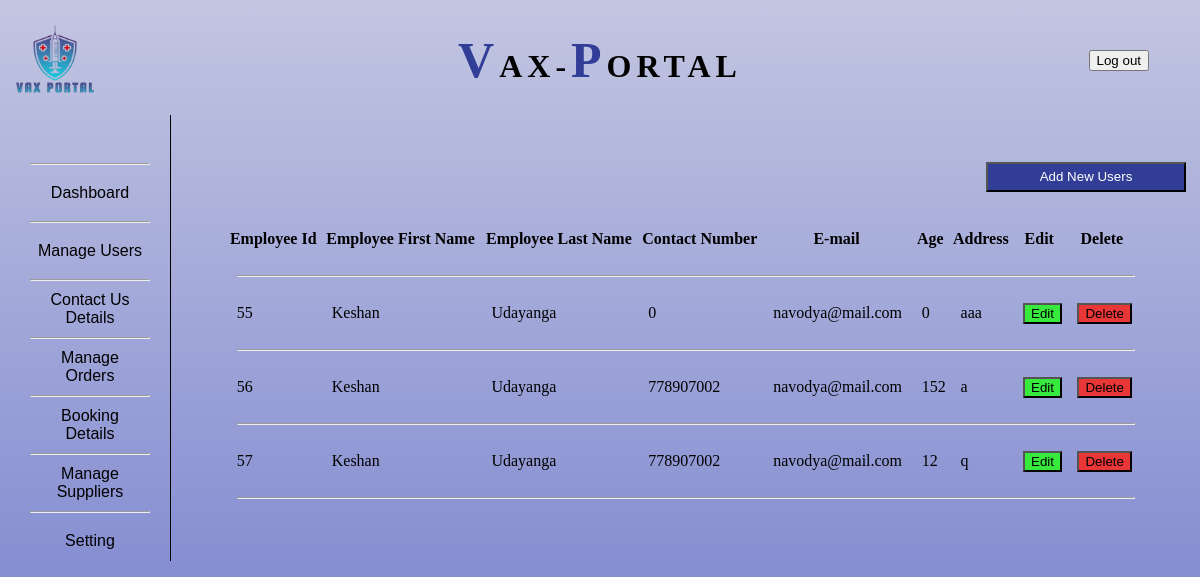
The app's page /Admin/manageUsers/manageUsers_staff.php with its own data.
### tables this page shows
CREATE TABLE `employee` (
  `employee_id` int(10) UNSIGNED NOT NULL,
  `employee_Fname` varchar(20) NOT NULL,
  `employee_Lname` varchar(20) NOT NULL,
  `contact_number` int(10) NOT NULL,
  `e_mail` varchar(25) NOT NULL,
  `age` int(10) NOT NULL,
  `addres` varchar(60) NOT NULL
);

### Admin/manageUsers/manageUsers_staff.php (the view, shortened to what this page needs)
<?php
require_once "../../DB_Connection.php";
?>
<!DOCTYPE html>
<html>
<head>
</head>
<body style="overflow-X:hidden;min-height:100vh;height:auto;">
    <div id="header">
        <table style="width: 100%;">
            <tr>
                <td style="width: 25%">
                    <img src="../images/allPages/logo.png" alt="campanyLogo" width="30%">
                </td>
                <td>
                    <h1><span>V</span>AX-<span>P</span>ORTAL</h1>
                </td>
                <td style="width: 25%;">
                    <button style="float: right;margin-right:40px;">Log out</button>
                </td>
            </tr>
        </table>
    </div>
    <div>
        <table style="width:100%; ">
            <tr>
                <?php require_once "../adminNavbar.php"; ?>
                <td id="dataDisplay">
                    <center>
                        <div>
                            <div id="addNewUsers">
                                <table>
                                    <tr>
                                        <td> <a href="./newUser.php"><button>Add New Users</button></a> </td>
                                    </tr>
                                </table>
                            </div>
                            <table style="width: 90%;">
                                <tr>
                                    <th>Employee Id</th>
                                    <th>Employee First Name</th>
                                    <th>Employee Last Name</th>
                                    <th>Contact Number</th>
                                    <th>E-mail</th>
                                    <th>Age</th>
                                    <th>Address</th>
                                    <th>Edit</th>
                                    <th>Delete</th>
                                </tr>
                                <tr>
                                    <td colspan='9'>
                                        <hr>
                                    </td>
                                </tr>
                                <?php
                                $display = "SELECT * FROM employee";
                                $result = $conn->query($display);
                                if ($result->num_rows > 0) {
                                    while ($rows = $result->fetch_assoc()) {
                                        echo "<tr>
                                    <td>" . $rows['employee_id'] . "</td>
                                    <td>" . $rows['employee_Fname'] . "</td>
                                    <td>" . $rows['employee_Lname'] . "</td>
                                    <td>" . $rows['contact_number'] . "</td>
                                    <td>" . $rows['e_mail'] . "</td>
                                    <td>" . $rows['age'] . "</td>
                                    <td>" . $rows['addres'] . "</td>
                                    <form method='POST' action='./update.php'>
                                        <input type='hidden' name='id' value='" . $rows['employee_id'] . "'>
                                    <td><input class='editBtn' type='submit' name='edit' value='Edit'></td>
                                    </form>
                                    <form method='POST' action='./deeteDatabase.php'>
                                            <input type='hidden' name='employee_id' value='" . $rows['employee_id'] . "'>
                                            <td><input class='deleteBtn' type='submit' name='delete' value='Delete'></td>
                                        </form>
                                    </tr>";
                                        echo "<tr><td colspan='9'><hr></td></tr>";
                                    }
                                }
                                ?>
                            </table>
                        </div>
                    </center>
                </td>
            </tr>
        </table>
    </div>
</body>
</html>

### Admin/manageUsers/manageUsers_staff.php (style rules this page uses)
#header h1>span { color: #313d97; font-size: 50px; }
#header h1 { margin-top: 20px; text-align: center; font-family: 'Times New Roman', Times, serif; letter-spacing: 5px; font-weight: bold; }
#dataDisplay td { padding-left: 10px; }
#dataDisplay tr { height: 35px; }
#dataDisplay tr button { width: 75px; }
.editBtn { background-color: #37e93d; }
.deleteBtn { background-color: #e93737; }
#addNewUsers tr button { width: 200px; height: 30px; margin-left: 800px; margin-bottom: 25px; background-color: #313d97; color: white; }

### Admin/adminNavbar.php (style rules this page uses)
button { cursor: pointer; }
body { background: linear-gradient(0deg, rgb(107, 118, 203) 0%, rgba(195, 198, 225, 1) 100%); height: 100vh; }

### records on screen
employee: employee_id "55", employee_Fname "Keshan", employee_Lname "Udayanga", contact_number "0", e_mail "navodya@mail.com", age "0", addres "aaa"
employee: employee_id "56", employee_Fname "Keshan", employee_Lname "Udayanga", contact_number "778907002", e_mail "navodya@mail.com", age "152", addres "a"
employee: employee_id "57", employee_Fname "Keshan", employee_Lname "Udayanga", contact_number "778907002", e_mail "navodya@mail.com", age "12", addres "q"
